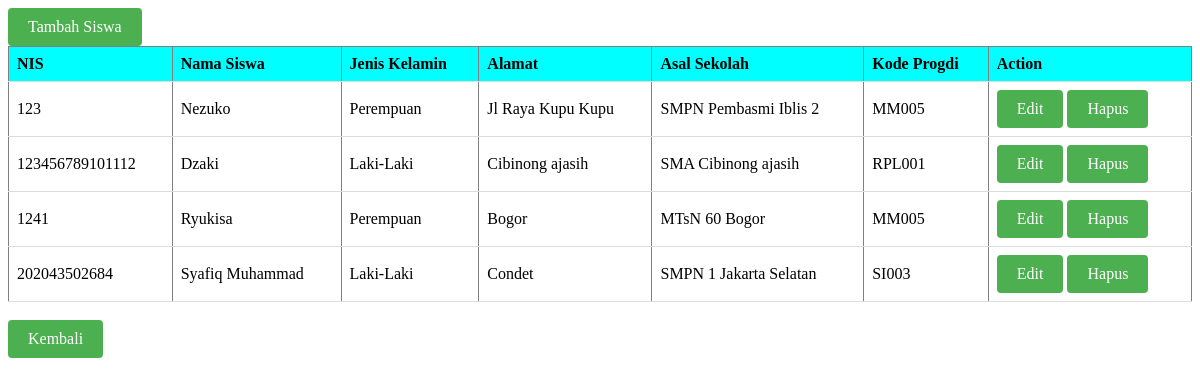
Screenshot of /tampilsiswa.php with the database file from the repository.
### tables this page shows
CREATE TABLE `siswa` (
  `nis` varchar(16) NOT NULL,
  `nama_siswa` varchar(50) NOT NULL,
  `jenis_kelamin` varchar(12) NOT NULL,
  `alamat` varchar(200) NOT NULL,
  `asal_sekolah` varchar(100) NOT NULL,
  `kode_progdi` varchar(16) NOT NULL
);

### tampilsiswa.php (the view, shortened to what this page needs)
<!DOCTYPE html>
<html>
<head>
</head>
<body>
    <a href = 'tambahsiswa.php' class="button"> Tambah Siswa</a>
    <table>
        <?php
		include "koneksi.php";
		$q = "select * from siswa";
		$ex = mysqli_query($koneksi,$q);
		echo "<table border = 1>";
		echo "<tr>
		<th>NIS</th><th>Nama Siswa</th><th>Jenis Kelamin</th>
		<th>Alamat</th><th>Asal Sekolah</th><th>Kode Progdi</th><th>Action</th></tr>";
		while ($r = mysqli_fetch_array($ex)) {
			echo "<tr><td>".$r['nis']."</td>";
			echo "<td>".$r['nama_siswa']."</td>";
			echo "<td>".$r['jenis_kelamin']."</td>";
			echo "<td>".$r['alamat']."</td>";
			echo "<td>".$r['asal_sekolah']."</td>";
			echo "<td>".$r['kode_progdi']."</td>";
			echo "<td><a href = 'editsiswa.php?n=".$r['nis']."' class='button'>Edit</a> ";
			echo "<a href = 'hapus_siswa.php?n=".$r['nis']."' class='button'>Hapus</a>";
			echo "</td></tr>";
		}
		echo "</table>";
		?>
		<br>
		<a href = "dashboard.php" class="button">Kembali</a>
	</table>
</body>
</html>

### tampilsiswa.php (style rules this page uses)
table { width: 100%; border-collapse: collapse; }
th, td { padding: 8px; text-align: left; border-bottom: 1px solid #ddd; }
th { background-color: cyan; }
.button { display: inline-block; padding: 10px 20px; background-color: #4CAF50; color: #ffffff; text-decoration: none; border-radius: 4px; border: none; cursor: pointer; }

### rows the page displays
siswa: nis "123", nama_siswa "Nezuko", jenis_kelamin "Perempuan", alamat "Jl Raya Kupu Kupu", asal_sekolah "SMPN Pembasmi Iblis 2", kode_progdi "MM005"
siswa: nis "123456789101112", nama_siswa "Dzaki", jenis_kelamin "Laki-Laki", alamat "Cibinong ajasih", asal_sekolah "SMA Cibinong ajasih", kode_progdi "RPL001"
siswa: nis "1241", nama_siswa "Ryukisa", jenis_kelamin "Perempuan", alamat "Bogor", asal_sekolah "MTsN 60 Bogor", kode_progdi "MM005"
siswa: nis "202043502684", nama_siswa "Syafiq Muhammad", jenis_kelamin "Laki-Laki", alamat "Condet", asal_sekolah "SMPN 1 Jakarta Selatan", kode_progdi "SI003"
